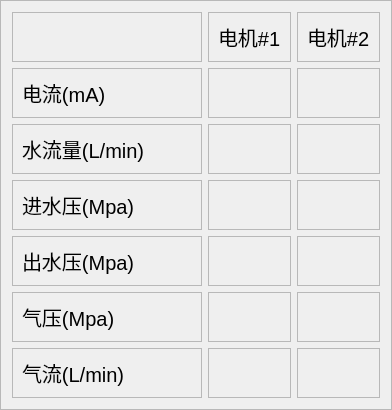
                    <widget class="QFrame" name="frame_25">
                     <property name="frameShape">
                      <enum>QFrame::Shape::StyledPanel</enum>
                     </property>
                     <property name="frameShadow">
                      <enum>QFrame::Shadow::Raised</enum>
                     </property>
                     <layout class="QGridLayout" name="gridLayout_115">
                      <item row="0" column="0">
                       <layout class="QGridLayout" name="gridLayout_33">
                        <item row="3" column="0">
                         <widget class="QFrame" name="frame_43">
                          <property name="minimumSize">
                           <size>
                            <width>190</width>
                            <height>0</height>
                           </size>
                          </property>
                          <property name="maximumSize">
                           <size>
                            <width>999999</width>
                            <height>16777215</height>
                           </size>
                          </property>
                          <property name="frameShape">
                           <enum>QFrame::Shape::StyledPanel</enum>
                          </property>
                          <property name="frameShadow">
                           <enum>QFrame::Shadow::Raised</enum>
                          </property>
                          <layout class="QGridLayout" name="gridLayout_67">
                           <item row="0" column="0">
                            <widget class="QLabel" name="label_88">
                             <property name="maximumSize">
                              <size>
                               <width>9999</width>
                               <height>16777215</height>
                              </size>
                             </property>
                             <property name="font">
                              <font>
                               <pointsize>15</pointsize>
                              </font>
                             </property>
                             <property name="text">
                              <string>进水压(Mpa)</string>
                             </property>
                            </widget>
                           </item>
                          </layout>
                         </widget>
                        </item>
                        <item row="5" column="1">
                         <widget class="QFrame" name="frame_37">
                          <property name="frameShape">
                           <enum>QFrame::Shape::StyledPanel</enum>
                          </property>
                          <property name="frameShadow">
                           <enum>QFrame::Shadow::Raised</enum>
                          </property>
                          <layout class="QGridLayout" name="gridLayout_45">
                           <item row="0" column="0">
                            <widget class="QLabel" name="label_63">
                             <property name="maximumSize">
                              <size>
                               <width>120</width>
                               <height>16777215</height>
                              </size>
                             </property>
                             <property name="font">
                              <font>
                               <pointsize>15</pointsize>
                              </font>
                             </property>
                             <property name="text">
                              <string/>
                             </property>
                            </widget>
                           </item>
                          </layout>
                         </widget>
                        </item>
                        <item row="1" column="1">
                         <widget class="QFrame" name="frame_29">
                          <property name="maximumSize">
                           <size>
                            <width>150</width>
                            <height>16777215</height>
                           </size>
                          </property>
                          <property name="frameShape">
                           <enum>QFrame::Shape::StyledPanel</enum>
                          </property>
                          <property name="frameShadow">
                           <enum>QFrame::Shadow::Raised</enum>
                          </property>
                          <layout class="QGridLayout" name="gridLayout_37">
                           <item row="0" column="0">
                            <widget class="QLabel" name="label_36">
                             <property name="maximumSize">
                              <size>
                               <width>120</width>
                               <height>16777215</height>
                              </size>
                             </property>
                             <property name="font">
                              <font>
                               <pointsize>15</pointsize>
                              </font>
                             </property>
                             <property name="text">
                              <string/>
                             </property>
                            </widget>
                           </item>
                          </layout>
                         </widget>
                        </item>
                        <item row="6" column="0">
                         <widget class="QFrame" name="frame_44">
                          <property name="maximumSize">
                           <size>
                            <width>16777215</width>
                            <height>16777215</height>
                           </size>
                          </property>
                          <property name="frameShape">
                           <enum>QFrame::Shape::StyledPanel</enum>
                          </property>
                          <property name="frameShadow">
                           <enum>QFrame::Shadow::Raised</enum>
                          </property>
                          <layout class="QGridLayout" name="gridLayout_69">
                           <item row="0" column="0">
                            <widget class="QLabel" name="label_90">
                             <property name="maximumSize">
                              <size>
                               <width>99999</width>
                               <height>16777215</height>
                              </size>
                             </property>
                             <property name="font">
                              <font>
                               <pointsize>15</pointsize>
                              </font>
                             </property>
                             <property name="text">
                              <string>气流(L/min)</string>
                             </property>
                            </widget>
                           </item>
                          </layout>
                         </widget>
                        </item>
                        <item row="5" column="2">
                         <widget class="QFrame" name="frame_38">
                          <property name="frameShape">
                           <enum>QFrame::Shape::StyledPanel</enum>
                          </property>
                          <property name="frameShadow">
                           <enum>QFrame::Shadow::Raised</enum>
                          </property>
                          <layout class="QGridLayout" name="gridLayout_46">
                           <item row="0" column="0">
                            <widget class="QLabel" name="label_65">
                             <property name="maximumSize">
                              <size>
                               <width>160</width>
                               <height>16777215</height>
                              </size>
                             </property>
                             <property name="font">
                              <font>
                               <pointsize>15</pointsize>
                              </font>
                             </property>
                             <property name="text">
                              <string/>
                             </property>
                            </widget>
                           </item>
                          </layout>
                         </widget>
                        </item>
                        <item row="3" column="1">
                         <widget class="QFrame" name="frame_31">
                          <property name="frameShape">
                           <enum>QFrame::Shape::StyledPanel</enum>
                          </property>
                          <property name="frameShadow">
                           <enum>QFrame::Shadow::Raised</enum>
                          </property>
                          <layout class="QGridLayout" name="gridLayout_39">
                           <item row="0" column="0">
                            <widget class="QLabel" name="label_48">
                             <property name="maximumSize">
                              <size>
                               <width>120</width>
                               <height>16777215</height>
                              </size>
                             </property>
                             <property name="font">
                              <font>
                               <pointsize>15</pointsize>
                              </font>
                             </property>
                             <property name="text">
                              <string/>
                             </property>
                            </widget>
                           </item>
                          </layout>
                         </widget>
                        </item>
                        <item row="4" column="1">
                         <widget class="QFrame" name="frame_39">
                          <property name="frameShape">
                           <enum>QFrame::Shape::StyledPanel</enum>
                          </property>
                          <property name="frameShadow">
                           <enum>QFrame::Shadow::Raised</enum>
                          </property>
                          <layout class="QGridLayout" name="gridLayout_47">
                           <item row="0" column="0">
                            <widget class="QLabel" name="label_68">
                             <property name="maximumSize">
                              <size>
                               <width>120</width>
                               <height>16777215</height>
                              </size>
                             </property>
                             <property name="font">
                              <font>
                               <pointsize>15</pointsize>
                              </font>
                             </property>
                             <property name="text">
                              <string/>
                             </property>
                            </widget>
                           </item>
                          </layout>
                         </widget>
                        </item>
                        <item row="5" column="0">
                         <widget class="QFrame" name="frame_41">
                          <property name="maximumSize">
                           <size>
                            <width>16777215</width>
                            <height>16777215</height>
                           </size>
                          </property>
                          <property name="frameShape">
                           <enum>QFrame::Shape::StyledPanel</enum>
                          </property>
                          <property name="frameShadow">
                           <enum>QFrame::Shadow::Raised</enum>
                          </property>
                          <layout class="QGridLayout" name="gridLayout_63">
                           <item row="0" column="0">
                            <widget class="QLabel" name="label_84">
                             <property name="maximumSize">
                              <size>
                               <width>99999</width>
                               <height>16777215</height>
                              </size>
                             </property>
                             <property name="font">
                              <font>
                               <pointsize>15</pointsize>
                              </font>
                             </property>
                             <property name="text">
                              <string>气压(Mpa)</string>
                             </property>
                            </widget>
                           </item>
                          </layout>
                         </widget>
                        </item>
                        <item row="6" column="2">
                         <widget class="QFrame" name="frame_40">
                          <property name="frameShape">
                           <enum>QFrame::Shape::StyledPanel</enum>
                          </property>
                          <property name="frameShadow">
                           <enum>QFrame::Shadow::Raised</enum>
                          </property>
                          <layout class="QGridLayout" name="gridLayout_62">
                           <item row="0" column="0">
                            <widget class="QLabel" name="label_83">
                             <property name="maximumSize">
                              <size>
                               <width>160</width>
                               <height>16777215</height>
                              </size>
                             </property>
                             <property name="font">
                              <font>
                               <pointsize>15</pointsize>
                              </font>
                             </property>
                             <property name="text">
                              <string/>
                             </property>
                            </widget>
                           </item>
                          </layout>
                         </widget>
                        </item>
                        <item row="2" column="2">
                         <widget class="QFrame" name="frame_36">
                          <property name="frameShape">
                           <enum>QFrame::Shape::StyledPanel</enum>
                          </property>
                          <property name="frameShadow">
                           <enum>QFrame::Shadow::Raised</enum>
                          </property>
                          <layout class="QGridLayout" name="gridLayout_44">
                           <item row="0" column="0">
                            <widget class="QLabel" name="label_55">
                             <property name="maximumSize">
                              <size>
                               <width>160</width>
                               <height>16777215</height>
                              </size>
                             </property>
                             <property name="font">
                              <font>
                               <pointsize>15</pointsize>
                              </font>
                             </property>
                             <property name="text">
                              <string/>
                             </property>
                            </widget>
                           </item>
                          </layout>
                         </widget>
                        </item>
                        <item row="2" column="0">
                         <widget class="QFrame" name="frame_35">
                          <property name="frameShape">
                           <enum>QFrame::Shape::StyledPanel</enum>
                          </property>
                          <property name="frameShadow">
                           <enum>QFrame::Shadow::Raised</enum>
                          </property>
                          <layout class="QGridLayout" name="gridLayout_66">
                           <item row="0" column="0">
                            <widget class="QLabel" name="label_87">
                             <property name="maximumSize">
                              <size>
                               <width>99999</width>
                               <height>16777215</height>
                              </size>
                             </property>
                             <property name="font">
                              <font>
                               <pointsize>15</pointsize>
                              </font>
                             </property>
                             <property name="text">
                              <string>水流量(L/min)</string>
                             </property>
                            </widget>
                           </item>
                          </layout>
                         </widget>
                        </item>
                        <item row="0" column="1">
                         <widget class="QFrame" name="frame_26">
                          <property name="maximumSize">
                           <size>
                            <width>190</width>
                            <height>16777215</height>
                           </size>
                          </property>
                          <property name="frameShape">
                           <enum>QFrame::Shape::StyledPanel</enum>
                          </property>
                          <property name="frameShadow">
                           <enum>QFrame::Shadow::Raised</enum>
                          </property>
                          <layout class="QGridLayout" name="gridLayout_34">
                           <item row="0" column="0">
                            <widget class="QLabel" name="label_32">
                             <property name="maximumSize">
                              <size>
                               <width>120</width>
                               <height>16777215</height>
                              </size>
                             </property>
                             <property name="font">
                              <font>
                               <pointsize>15</pointsize>
                              </font>
                             </property>
                             <property name="text">
                              <string>电机#1</string>
                             </property>
                            </widget>
                           </item>
                          </layout>
                         </widget>
                        </item>
                        <item row="4" column="2">
                         <widget class="QFrame" name="frame_42">
                          <property name="frameShape">
                           <enum>QFrame::Shape::StyledPanel</enum>
                          </property>
                          <property name="frameShadow">
                           <enum>QFrame::Shadow::Raised</enum>
                          </property>
                          <layout class="QGridLayout" name="gridLayout_50">
                           <item row="0" column="0">
                            <widget class="QLabel" name="label_71">
                             <property name="maximumSize">
                              <size>
                               <width>160</width>
                               <height>16777215</height>
                              </size>
                             </property>
                             <property name="font">
                              <font>
                               <pointsize>15</pointsize>
                              </font>
                             </property>
                             <property name="text">
                              <string/>
                             </property>
                            </widget>
                           </item>
                          </layout>
                         </widget>
                        </item>
                        <item row="1" column="0">
                         <widget class="QFrame" name="frame_46">
                          <property name="frameShape">
                           <enum>QFrame::Shape::StyledPanel</enum>
                          </property>
                          <property name="frameShadow">
                           <enum>QFrame::Shadow::Raised</enum>
                          </property>
                          <layout class="QGridLayout" name="gridLayout_68">
                           <item row="0" column="0">
                            <widget class="QLabel" name="label_89">
                             <property name="maximumSize">
                              <size>
                               <width>99999</width>
                               <height>16777215</height>
                              </size>
                             </property>
                             <property name="font">
                              <font>
                               <pointsize>15</pointsize>
                              </font>
                             </property>
                             <property name="text">
                              <string>电流(mA)</string>
                             </property>
                            </widget>
                           </item>
                          </layout>
                         </widget>
                        </item>
                        <item row="1" column="2">
                         <widget class="QFrame" name="frame_30">
                          <property name="maximumSize">
                           <size>
                            <width>150</width>
                            <height>16777215</height>
                           </size>
                          </property>
                          <property name="frameShape">
                           <enum>QFrame::Shape::StyledPanel</enum>
                          </property>
                          <property name="frameShadow">
                           <enum>QFrame::Shadow::Raised</enum>
                          </property>
                          <layout class="QGridLayout" name="gridLayout_38">
                           <item row="0" column="0">
                            <widget class="QLabel" name="label_37">
                             <property name="maximumSize">
                              <size>
                               <width>160</width>
                               <height>16777215</height>
                              </size>
                             </property>
                             <property name="font">
                              <font>
                               <pointsize>15</pointsize>
                              </font>
                             </property>
                             <property name="text">
                              <string/>
                             </property>
                            </widget>
                           </item>
                          </layout>
                         </widget>
                        </item>
                        <item row="0" column="2">
                         <widget class="QFrame" name="frame_27">
                          <property name="maximumSize">
                           <size>
                            <width>190</width>
                            <height>16777215</height>
                           </size>
                          </property>
                          <property name="frameShape">
                           <enum>QFrame::Shape::StyledPanel</enum>
                          </property>
                          <property name="frameShadow">
                           <enum>QFrame::Shadow::Raised</enum>
                          </property>
                          <layout class="QGridLayout" name="gridLayout_35">
                           <item row="0" column="0">
                            <widget class="QLabel" name="label_33">
                             <property name="maximumSize">
                              <size>
                               <width>160</width>
                               <height>16777215</height>
                              </size>
                             </property>
                             <property name="font">
                              <font>
                               <pointsize>15</pointsize>
                              </font>
                             </property>
                             <property name="text">
                              <string>电机#2</string>
                             </property>
                            </widget>
                           </item>
                          </layout>
                         </widget>
                        </item>
                        <item row="3" column="2">
                         <widget class="QFrame" name="frame_32">
                          <property name="frameShape">
                           <enum>QFrame::Shape::StyledPanel</enum>
                          </property>
                          <property name="frameShadow">
                           <enum>QFrame::Shadow::Raised</enum>
                          </property>
                          <layout class="QGridLayout" name="gridLayout_40">
                           <item row="0" column="0">
                            <widget class="QLabel" name="label_49">
                             <property name="maximumSize">
                              <size>
                               <width>160</width>
                               <height>16777215</height>
                              </size>
                             </property>
                             <property name="font">
                              <font>
                               <pointsize>15</pointsize>
                              </font>
                             </property>
                             <property name="text">
                              <string/>
                             </property>
                            </widget>
                           </item>
                          </layout>
                         </widget>
                        </item>
                        <item row="0" column="0">
                         <widget class="QFrame" name="frame_28">
                          <property name="maximumSize">
                           <size>
                            <width>250</width>
                            <height>16777215</height>
                           </size>
                          </property>
                          <property name="frameShape">
                           <enum>QFrame::Shape::StyledPanel</enum>
                          </property>
                          <property name="frameShadow">
                           <enum>QFrame::Shadow::Raised</enum>
                          </property>
                          <layout class="QGridLayout" name="gridLayout_36">
                           <item row="0" column="0">
                            <widget class="QLabel" name="label_35">
                             <property name="maximumSize">
                              <size>
                               <width>150</width>
                               <height>16777215</height>
                              </size>
                             </property>
                             <property name="text">
                              <string/>
                             </property>
                            </widget>
                           </item>
                          </layout>
                         </widget>
                        </item>
                        <item row="6" column="1">
                         <widget class="QFrame" name="frame_45">
                          <property name="frameShape">
                           <enum>QFrame::Shape::StyledPanel</enum>
                          </property>
                          <property name="frameShadow">
                           <enum>QFrame::Shadow::Raised</enum>
                          </property>
                          <layout class="QGridLayout" name="gridLayout_59">
                           <item row="0" column="0">
                            <widget class="QLabel" name="label_80">
                             <property name="maximumSize">
                              <size>
                               <width>120</width>
                               <height>16777215</height>
                              </size>
                             </property>
                             <property name="font">
                              <font>
                               <pointsize>15</pointsize>
                              </font>
                             </property>
                             <property name="text">
                              <string/>
                             </property>
                            </widget>
                           </item>
                          </layout>
                         </widget>
                        </item>
                        <item row="2" column="1">
                         <widget class="QFrame" name="frame_33">
                          <property name="frameShape">
                           <enum>QFrame::Shape::StyledPanel</enum>
                          </property>
                          <property name="frameShadow">
                           <enum>QFrame::Shadow::Raised</enum>
                          </property>
                          <layout class="QGridLayout" name="gridLayout_41">
                           <item row="0" column="0">
                            <widget class="QLabel" name="label_50">
                             <property name="maximumSize">
                              <size>
                               <width>120</width>
                               <height>16777215</height>
                              </size>
                             </property>
                             <property name="font">
                              <font>
                               <pointsize>15</pointsize>
                              </font>
                             </property>
                             <property name="text">
                              <string/>
                             </property>
                            </widget>
                           </item>
                          </layout>
                         </widget>
                        </item>
                        <item row="4" column="0">
                         <widget class="QFrame" name="frame_34">
                          <property name="frameShape">
                           <enum>QFrame::Shape::StyledPanel</enum>
                          </property>
                          <property name="frameShadow">
                           <enum>QFrame::Shadow::Raised</enum>
                          </property>
                          <layout class="QGridLayout" name="gridLayout_65">
                           <item row="0" column="0">
                            <widget class="QLabel" name="label_86">
                             <property name="maximumSize">
                              <size>
                               <width>999999</width>
                               <height>16777215</height>
                              </size>
                             </property>
                             <property name="font">
                              <font>
                               <pointsize>15</pointsize>
                              </font>
                             </property>
                             <property name="text">
                              <string>出水压(Mpa)</string>
                             </property>
                            </widget>
                           </item>
                          </layout>
                         </widget>
                        </item>
                       </layout>
                      </item>
                     </layout>
                    </widget>
